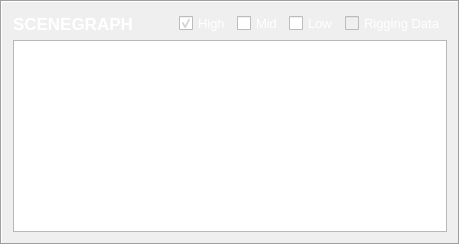
           <widget class="QFrame" name="stu_scenegraph_frame">
            <property name="frameShape">
             <enum>QFrame::Box</enum>
            </property>
            <property name="frameShadow">
             <enum>QFrame::Sunken</enum>
            </property>
            <layout class="QVBoxLayout" name="verticalLayout_5">
             <item>
              <layout class="QHBoxLayout" name="stu_layout_14">
               <item>
                <widget class="QLabel" name="stu_spacer_5">
                 <property name="maximumSize">
                  <size>
                   <width>180</width>
                   <height>25</height>
                  </size>
                 </property>
                 <property name="font">
                  <font>
                   <family>Cantarell</family>
                   <pointsize>13</pointsize>
                   <weight>75</weight>
                   <bold>true</bold>
                  </font>
                 </property>
                 <property name="styleSheet">
                  <string notr="true">color : white;</string>
                 </property>
                 <property name="text">
                  <string>SCENEGRAPH</string>
                 </property>
                </widget>
               </item>
               <item>
                <spacer name="stu_spacer_4">
                 <property name="orientation">
                  <enum>Qt::Horizontal</enum>
                 </property>
                 <property name="sizeHint" stdset="0">
                  <size>
                   <width>40</width>
                   <height>20</height>
                  </size>
                 </property>
                </spacer>
               </item>
               <item>
                <widget class="QCheckBox" name="stu_scenegraph_high_checkBox">
                 <property name="minimumSize">
                  <size>
                   <width>0</width>
                   <height>0</height>
                  </size>
                 </property>
                 <property name="maximumSize">
                  <size>
                   <width>65</width>
                   <height>16777215</height>
                  </size>
                 </property>
                 <property name="font">
                  <font>
                   <pointsize>10</pointsize>
                  </font>
                 </property>
                 <property name="toolTip">
                  <string notr="true" extracomment="check for 'lighting', 'fx'"/>
                 </property>
                 <property name="autoFillBackground">
                  <bool>false</bool>
                 </property>
                 <property name="styleSheet">
                  <string notr="true">color : white;</string>
                 </property>
                 <property name="text">
                  <string>High</string>
                 </property>
                 <property name="checked">
                  <bool>true</bool>
                 </property>
                </widget>
               </item>
               <item>
                <widget class="QCheckBox" name="stu_scenegraph_mid_checkBox">
                 <property name="minimumSize">
                  <size>
                   <width>0</width>
                   <height>0</height>
                  </size>
                 </property>
                 <property name="maximumSize">
                  <size>
                   <width>65</width>
                   <height>16777215</height>
                  </size>
                 </property>
                 <property name="font">
                  <font>
                   <pointsize>10</pointsize>
                  </font>
                 </property>
                 <property name="toolTip">
                  <string notr="true" extracomment="check for 'lighting', 'fx'"/>
                 </property>
                 <property name="autoFillBackground">
                  <bool>false</bool>
                 </property>
                 <property name="styleSheet">
                  <string notr="true">color : white;</string>
                 </property>
                 <property name="text">
                  <string>Mid</string>
                 </property>
                </widget>
               </item>
               <item>
                <widget class="QCheckBox" name="stu_scenegraph_low_checkBox">
                 <property name="minimumSize">
                  <size>
                   <width>0</width>
                   <height>0</height>
                  </size>
                 </property>
                 <property name="maximumSize">
                  <size>
                   <width>65</width>
                   <height>16777215</height>
                  </size>
                 </property>
                 <property name="font">
                  <font>
                   <pointsize>10</pointsize>
                  </font>
                 </property>
                 <property name="toolTip">
                  <string notr="true" extracomment="check for 'lighting', 'fx'"/>
                 </property>
                 <property name="autoFillBackground">
                  <bool>false</bool>
                 </property>
                 <property name="styleSheet">
                  <string notr="true">color : white;</string>
                 </property>
                 <property name="text">
                  <string>Low</string>
                 </property>
                </widget>
               </item>
               <item>
                <widget class="QCheckBox" name="stu_riggingData_checkBox">
                 <property name="enabled">
                  <bool>false</bool>
                 </property>
                 <property name="minimumSize">
                  <size>
                   <width>0</width>
                   <height>0</height>
                  </size>
                 </property>
                 <property name="maximumSize">
                  <size>
                   <width>130</width>
                   <height>16777215</height>
                  </size>
                 </property>
                 <property name="font">
                  <font>
                   <pointsize>10</pointsize>
                  </font>
                 </property>
                 <property name="toolTip">
                  <string notr="true" extracomment="check for 'lighting', 'fx'"/>
                 </property>
                 <property name="autoFillBackground">
                  <bool>false</bool>
                 </property>
                 <property name="styleSheet">
                  <string notr="true">color : white;</string>
                 </property>
                 <property name="text">
                  <string>Rigging Data</string>
                 </property>
                 <property name="checkable">
                  <bool>true</bool>
                 </property>
                </widget>
               </item>
              </layout>
             </item>
             <item>
              <widget class="QTreeWidget" name="stu_sceneGraph_treeWidget">
               <property name="rootIsDecorated">
                <bool>true</bool>
               </property>
               <property name="headerHidden">
                <bool>true</bool>
               </property>
               <column>
                <property name="text">
                 <string notr="true">1</string>
                </property>
               </column>
              </widget>
             </item>
            </layout>
           </widget>
